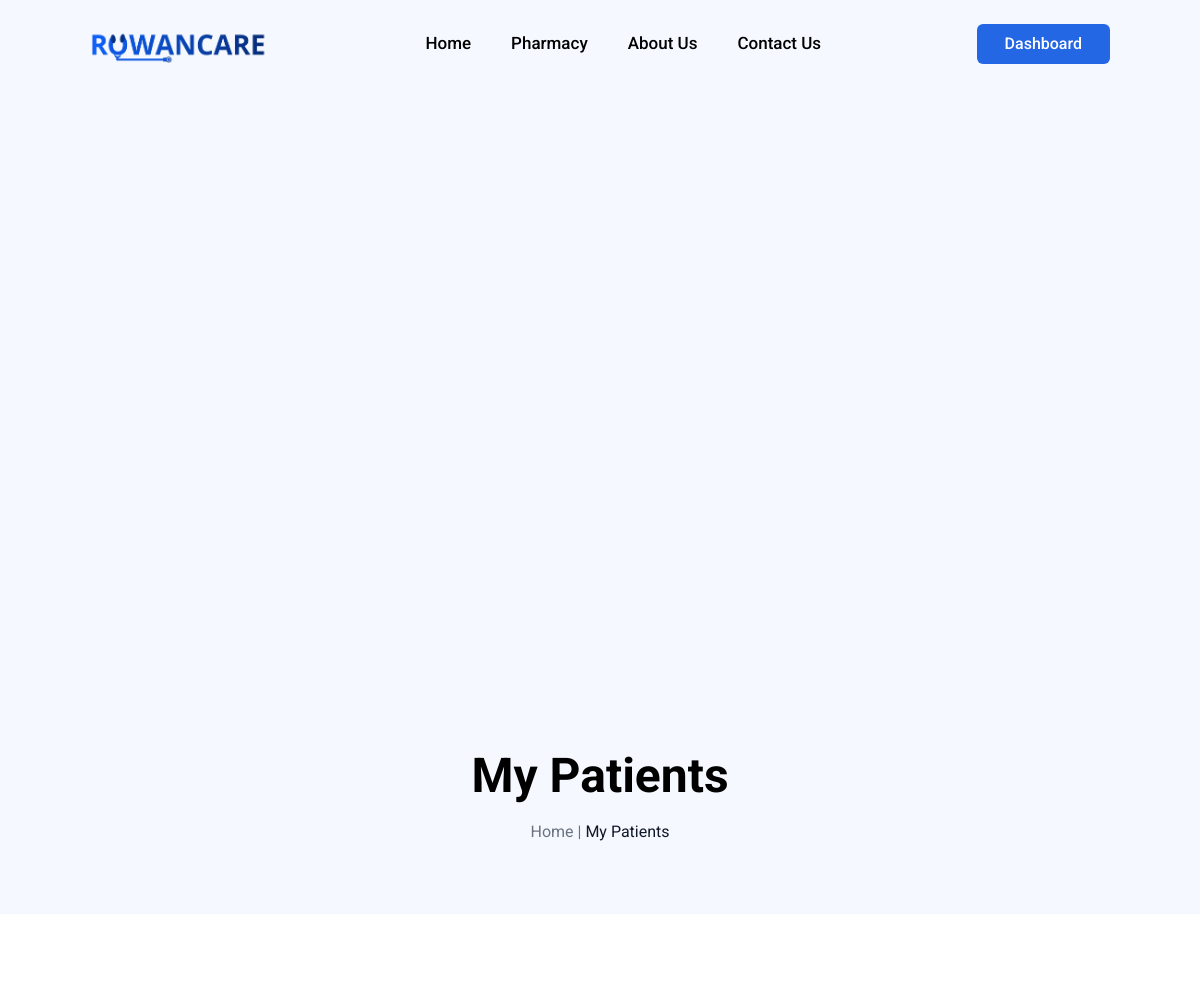
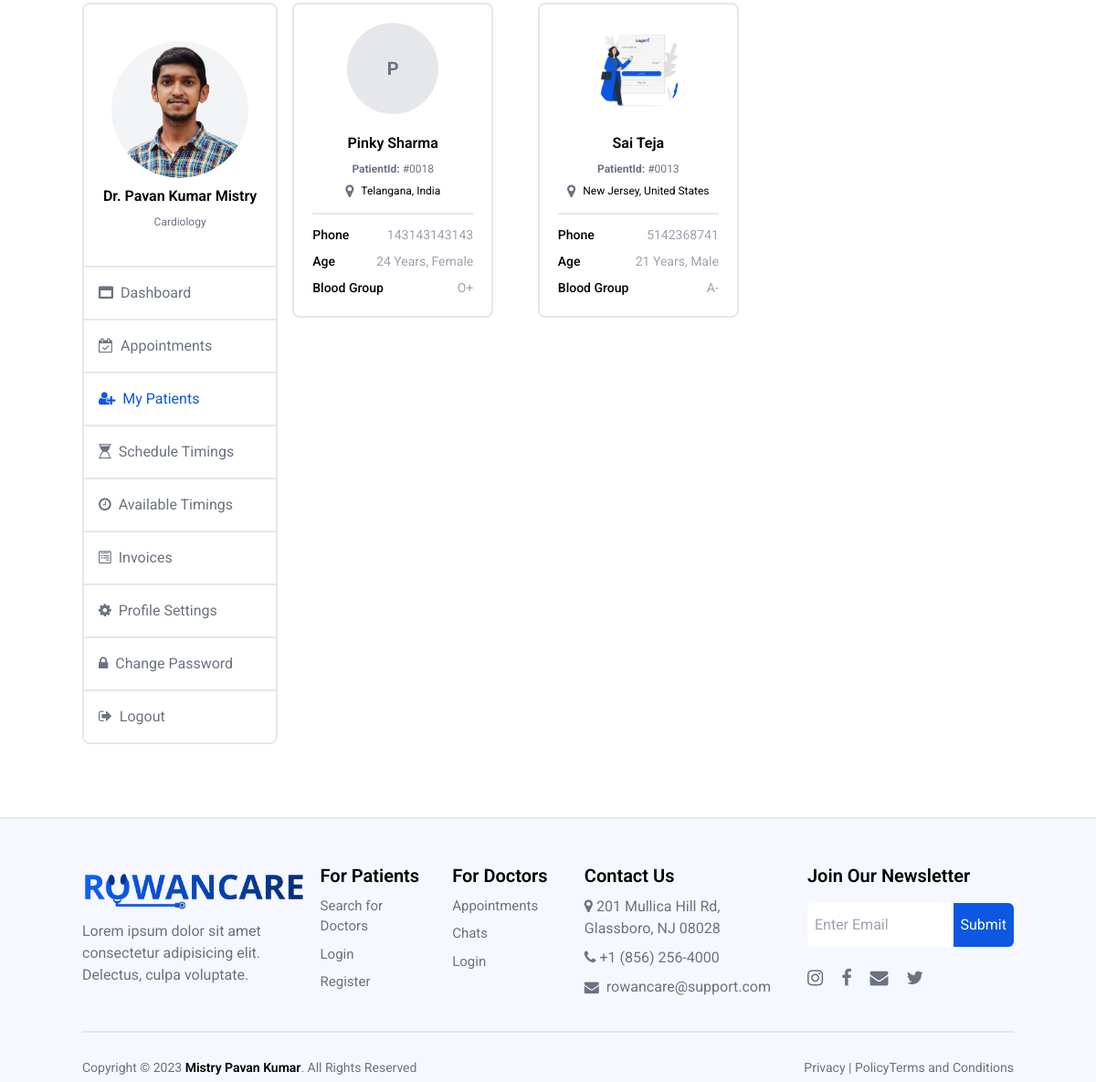
Screenshot of /doctor-my-patients.php (signed in) with the database file from the repository (2 pictures, top to bottom).
### tables this page shows
CREATE TABLE `doctor_image_path` (
  `imageId` int NOT NULL AUTO_INCREMENT,
  `imagePath` varchar(225) DEFAULT NULL,
  `doctorId` int NOT NULL,
  PRIMARY KEY (`imageId`),
  KEY `doctorId` (`doctorId`),
  CONSTRAINT `doctor_image_path_ibfk_1` FOREIGN KEY (`doctorId`) REFERENCES `doctor` (`doctorId`)
);

CREATE TABLE `doctor` (
  `doctorId` int NOT NULL AUTO_INCREMENT,
  `firstName` varchar(225) NOT NULL,
  `lastName` varchar(225) NOT NULL,
  `email` varchar(225) NOT NULL,
  `phoneNumber` varchar(20) NOT NULL,
  `dateOfBirth` date DEFAULT NULL,
  `gender` varchar(20) DEFAULT NULL,
  PRIMARY KEY (`doctorId`)
);

CREATE TABLE `doctor_specialization` (
  `specializationId` int NOT NULL AUTO_INCREMENT,
  `specialization` varchar(225) DEFAULT NULL,
  `doctorId` int NOT NULL,
  `consultingFee` int NOT NULL,
  PRIMARY KEY (`specializationId`),
  KEY `doctorId` (`doctorId`),
  CONSTRAINT `doctor_specialization_ibfk_1` FOREIGN KEY (`doctorId`) REFERENCES `doctor` (`doctorId`)
);

CREATE TABLE `patient` (
  `patientId` int NOT NULL AUTO_INCREMENT,
  `firstName` varchar(225) NOT NULL,
  `lastName` varchar(225) NOT NULL,
  `email` varchar(225) NOT NULL,
  `phoneNumber` varchar(20) NOT NULL,
  `dateOfBirth` date DEFAULT NULL,
  `gender` varchar(20) DEFAULT NULL,
  `bloodGroup` varchar(20) DEFAULT NULL,
  PRIMARY KEY (`patientId`)
);

CREATE TABLE `patient_address` (
  `addressId` int NOT NULL AUTO_INCREMENT,
  `city` varchar(50) DEFAULT NULL,
  `state` varchar(50) DEFAULT NULL,
  `country` varchar(50) DEFAULT NULL,
  `address` varchar(225) DEFAULT NULL,
  `zipcode` varchar(6) DEFAULT NULL,
  `patientId` int NOT NULL,
  PRIMARY KEY (`addressId`),
  KEY `patientId` (`patientId`),
  CONSTRAINT `patient_address_ibfk_1` FOREIGN KEY (`patientId`) REFERENCES `patient` (`patientId`)
);

CREATE TABLE `patient_image_path` (
  `imageId` int NOT NULL AUTO_INCREMENT,
  `imagePath` varchar(225) DEFAULT NULL,
  `patientId` int NOT NULL,
  PRIMARY KEY (`imageId`),
  KEY `patientId` (`patientId`),
  CONSTRAINT `patient_image_path_ibfk_1` FOREIGN KEY (`patientId`) REFERENCES `patient` (`patientId`)
);

### db_connection.php (called while the page is built, shortened)
<?php
function execuateSqlQuery($conn, $sql = "", $params = null)
{
    $stmt = $conn->prepare($sql);
    if (!$stmt->execute()) {
        return ["status" => 300, "message" => "Failed to execute the query"];
    }
    $result = $stmt->get_result();
    if ($result) {
        return ['status' => 200, "data" => $result->fetch_all(MYSQLI_ASSOC)];
    } else {
        return ["status" => 300, "message" => "Failed to fetch result: " . $stmt->error];
    }
}
function getUserData($conn, $userIdentifier, $userType)
{
    $sql = 'SELECT * FROM ' . $userType . " where email = ?";
    $stmt = $conn->prepare($sql);
    $stmt->bind_param("s", $userIdentifier);
    $stmt->execute();
    $result = $stmt->get_result();
    if ($result->num_rows > 0) {
        $userData = $result->fetch_assoc();
    } else {
        $userData = null;
    }
    return $userData;
}
function getAddress($conn, $userId, $userType)
{
    $sql = "SELECT * FROM $userType" . "_address" . " where $userType" . "Id" . " = ?";
    if ($stmt = $conn->prepare($sql)) {
        $stmt->bind_param("i", $userId);
        $stmt->execute();
        $result = $stmt->get_result()->fetch_assoc();
        return $result;
    }
    return [];
}
function getProfileImage($conn, $userId, $userType)
{
    $sql = "SELECT imagePath from $userType" . "_image_path" . " where $userType" . "Id" . " = ?";
    $stmt = $conn->prepare($sql);
    $stmt->bind_param("s", $userId);
    $stmt->execute();
    $results = $stmt->get_result()->fetch_assoc();
    return $results;
}
function getDoctorSpecialization($conn, $doctorId)
{
    $sql = "SELECT * FROM doctor_specialization WHERE doctorId = ?";
    $stmt = $conn->prepare($sql);
    $stmt->bind_param("i", $doctorId);
    $stmt->execute();
    $results = $stmt->get_result()->fetch_assoc();
    return $results ?? [];
}
function getDoctorsPatientData($conn, $doctorId)
{
    $res = execuateSqlQuery(conn: $conn, sql: "CALL getDoctorsPatientData($doctorId)");
    if ($res['status'] == 300) {
        return [];
    } else {
        return $res['data'];
    }
}

### components/getUserType.php (called while the page is built)
<?php
function getUserType()
{
    $urlPath = $_SERVER['REQUEST_URI'];
    $pathParts = explode("/", $urlPath);
    $desiredPath = "";
    foreach ($pathParts as $part) {
        if (strpos($part, 'doctor') !== false || strpos($part, 'patient') !== false) {
            $desiredPath = $part;
            break;
        }
    }
    $userType = "";
    $isLoading = true;
    if ($desiredPath !== "") {
        $userType = explode("-", $desiredPath)[0];
        $isLoading = false;
    } else {
        $isLoading = true;
    }
    return ["userType" => $userType, "isLoading" => $isLoading];
}

### doctor-my-patients.php (the view, shortened to what this page needs)
<?php
include 'db_connection.php';
require "constants/data.php";
require "components/getUserType.php";
require_once 'components/functions.php';
$result = getUserType();
if (isset($_COOKIE['rowanCaredoctor'])) {
    $userIdentifier = $_COOKIE['rowanCaredoctor'];
    $userData = getUserData($conn, $userIdentifier, $result['userType']);
    $profileImage = getProfileImage($conn, $userData['doctorId'], "doctor");
    $patientsData = getDoctorsPatientData($conn, $userData['doctorId']);
}
?>
<!DOCTYPE html>
<html lang="en">
<head>
    <?php
    require_once "components/header.php"
    ?>
</head>
<body>
    <?php require_once "components/navbar.php";
    ?>
    <main>
        <?php
        require_once "components/banner.php";
        ?>
        <div class="w-[85%] mx-auto">
            <div class="grid grid-cols-1 md:grid-cols-9 my-20 gap-4">
                <?php
                require_once "components/dashboard-navigation.php";
                dashboardNavigation($conn, $userData, $doctorDashboardNav, $color, $result['userType'], profileImage: $profileImage['imagePath'] ?? "");
                ?>
                <div class="col-span-9 md:col-span-7">
                    <div class="grid grid-cols-1 md:grid-cols-12 gap-4">
                        <?php foreach ($patientsData as $patient) {
                            $image = getProfileImage($conn, $patient['patientId'], "patient");
                            $address = getAddress($conn, $patient['patientId'], 'patient');
                            $dateOfBirth = new DateTime($patient['dateOfBirth']);
                            $today = new DateTime('today');
                            $age = $dateOfBirth->diff($today)->y;
                        ?>
                            <?php if (!empty($address['state']) && !empty($address['country']) && !empty($age)) : ?>
                                <div class="col-span-12 xl:col-span-3  md:col-span-4 border-2 rounded-lg w-full md:max-w-[220px] md:min-w-[100px] p-5">
                                    <div class="flex items-center justify-center">
                                        <?php if (!empty($image['imagePath'] ?? "")) : ?>
                                            <div class="w-[100px] h-[100px] rounded-full overflow-hidden flex items-center mb-5">
                                                <img class="w-full h-full object-cover rounded-full" src="<?php echo $image['imagePath']; ?>" alt="Profile Image">
                                            </div>
                                        <?php else : ?>
                                            <div class="w-[100px] h-[100px] rounded-full overflow-hidden bg-gray-200 overflow-hidden flex items-center justify-center mb-5">
                                                <p class="text-xl font-bold text-gray-500">
                                                    <?php
                                                    require_once 'components/functions.php';
                                                    echo getFirstLetter($patient['firstName']) ? getFirstLetter($patient['firstName']) : "DP";
                                                    ?>
                                                </p>
                                            </div>
                                        <?php endif; ?>
                                    </div>
                                    <div class="flex flex-col gap-2 items-center justify-center border-b-2 pb-4">
                                        <h2 class="font-semibold capitalize"><?php echo $patient['firstName'] . " " . $patient['lastName'] ?></h2>
                                        <p class="text-xs font-bold text-gray-500">PatientId: <span class="font-normal">#00<?php echo $patient['patientId'] ?></span></p>
                                        <div class="flex items-center gap-2">
                                            <i class="fa fa-map-marker text-gray-500"></i>
                                            <p class="text-xs capitalize"><?php echo $address['state'] . ", " . $address['country'] ?></p>
                                        </div>
                                    </div>
                                    <div class="flex flex-col gap-2 pt-3">
                                        <div class="flex items-center justify-between">
                                            <p class="text-[14px] font-medium">Phone </p>
                                            <p class="text-[14px] text-gray-400"><?php echo $patient['phoneNumber'] ?></p>
                                        </div>
                                        <div class="flex items-center justify-between">
                                            <p class="text-[14px] font-medium">Age </p>
                                            <p class="text-[14px] text-gray-400"><?php echo $age ?> Years, <?php echo $patient['gender'] ?></p>
                                        </div>
                                        <div class="flex items-center justify-between">
                                            <p class="text-[14px] font-medium">Blood Group </p>
                                            <p class="text-[14px] text-gray-400"><?php echo $patient['bloodGroup'] ?></p>
                                        </div>
                                    </div>
                                </div>
                            <?php endif; ?>
                        <?php } ?>
                    </div>
                </div>
            </div>
        </div>
    </main>
    <?php
    require_once "components/footer.php";
    ?>
</body>
</html>

### components/dashboard-navigation.php (shortened to what this page needs)
<?php
function dashboardNavLink($color, $label, $icon, $path, $page)
{
    $activeStyle = $page === $path ? "text-[#0D57E3] " : "text-gray-500";
    echo '
    <a class="' . $activeStyle . ' p-4 cursor-pointer border-t-2 hover:text-[' . $color['primary'] . ']
     " href="' . $path . '"> <i class="fa ' . $icon . ' mr-1" aria-hidden="true"></i>
    ' . $label . '</a>
    ';
}
function dashboardNavigation($conn, $userData, $patientDashboardNav, $color, $userType, $profileImage)
{
    $page = basename($_SERVER['REQUEST_URI']);
    $address = getAddress($conn, $userData[$userType . "Id"], $userType);
    if ($userType == "doctor") {
        $sp = getDoctorSpecialization($conn, $userData['doctorId']);
    }
?>
    <div class="h-fit col-span-9 md:col-span-2 bg-white border-2 rounded-lg">
        <div class="flex w-full items-center justify-center py-10 flex-col space-y-2">
            <div class="bg-gray-100 w-[150px] h-[150px] overflow-hidden rounded-full flex items-center justify-center">
                <?php if (!empty($profileImage ?? "")) : ?>
                    <div class="w-[150px] h-[150px] rounded-full overflow-hidden flex items-center">
                        <img class="w-full h-full object-cover rounded-full" src="<?php echo $profileImage; ?>" alt="Profile Image">
                    </div>
                <?php endif; ?>
            </div>
            <?php
            if ($userType === 'patient') {
            ?>
                <h2 class="font-semibold">
                    <?php echo $userData['firstName'] . " " . $userData['lastName'] ?>
                </h2>
            <?php } else if ($userType === 'doctor') { ?>
                <h2 class="font-semibold">
                    <?php echo "Dr. " . $userData['firstName'] . " " . $userData['lastName'] ?>
                </h2>
            <?php } ?>
            <?php if ($userType === "patient"  && !empty($userData['dateOfBirth'] ?? "" && !empty($address['state']))) {
                $res = explode("-", $userData['dateOfBirth']);
                $dob = date('d M Y', strtotime(implode("-", array_reverse($res))));
                $dateOfBirth = new DateTime($userData['dateOfBirth']);
                $today = new DateTime('today');
                $age = $dateOfBirth->diff($today)->y;
            ?>
                <div class="flex flex-col items-center justify-center gap-2">
                    <div class="flex items-center gap-2">
                        <i class="fa fa-birthday-cake text-gray-500 text-xs" aria-hidden="true"></i>
                        <p class="text-gray-500 text-xs font-medium"><?php echo $dob . ", " . $age . " years" ?></p>
                    </div>
                    <div class="flex items-center gap-2">
                        <i class="fa fa-map-marker text-gray-500 text-xs" aria-hidden="true"></i>
                        <p class="text-gray-500 text-xs font-medium"><?php echo $address['state'] ?></p>
                    </div>
                </div>
            <?php } elseif ($userType === "doctor" && !empty($sp['specialization'])) {
            ?>
                <p class="text-xs text-gray-500"><?php echo $sp['specialization'] ?></p>
            <?php } else { ?>
                <p class="bg-red-200 text-xs text-red-500 w-[80%] py-1 rounded-lg text-center">Please update your profile.</p>
            <?php } ?>
        </div>
        <div class="flex flex-col">
            <?php
            foreach ($patientDashboardNav as $menu) {
                dashboardNavLink(color: $color, label: $menu['label'], icon: $menu['icon'], path: $menu['path'], page: $page);
            }
            ?>
        </div>
    </div>
<?php
}
?>

### components/header.php (style rules this page uses)
body { font-family: 'Poppins', sans-serif; font-family: 'Roboto', sans-serif; }

### rows the page displays
doctor_image_path: imagePath (picture)
doctor: firstName "Pavan Kumar", lastName "Mistry"
doctor_specialization: specialization "Cardiology"
patient: firstName "P", firstName "Pinky", lastName "Sharma", patientId "18", patient_address.state "Telangana", patient_address.country "India", phoneNumber "143143143143", dateOfBirth "24", gender "Female", bloodGroup "O+"
patient: patient_image_path.imagePath (picture), firstName "Sai", lastName "Teja", patientId "13", patient_address.state "New Jersey", patient_address.country "United States", phoneNumber "5142368741", dateOfBirth "21", gender "Male", bloodGroup "A-"

### other values shown
$title "My Patients"
$path "My Patients"
$label "Dashboard"
$label "Appointments"
$label "My Patients"
$label "Schedule Timings"
$label "Available Timings"
$label "Invoices"
$label "Profile Settings"
$label "Change Password"
$label "Logout"
$title "For Patients For Doctors"
$linkText "Search for Doctors"
$linkText "Login"
$linkText "Register"
